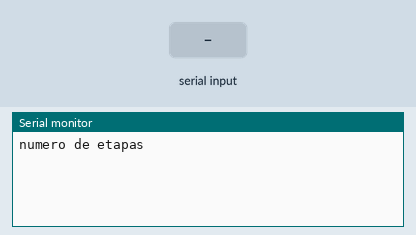
Simulated run of this program. Board: Arduino Uno, built with avr-gcc and run on an emulated ATmega328P. Shown: the last lines printed to the serial monitor. The inputs (shaded band) are chosen by the test bench.

Above: at 0.9 s.
1.0 s: "90,45,200\n" received over Serial
At 1.8 s:
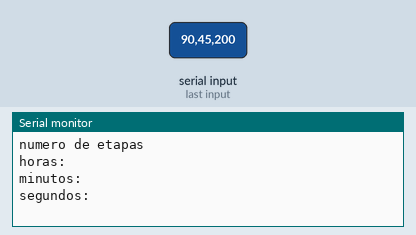
At 2.7 s:
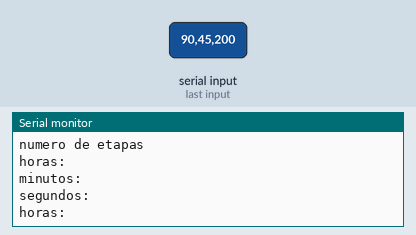

The program:

main.cpp
```cpp
//defina una estructura que indique el tiempo empleado por un ciclista en
//una etapa la estructura debe tener tres campos :horas,minutos y segundos
//escriba un programa que dado n etapas calcule el tiempo total empleado
//en corrrer todas la estapas.


#include<Arduino.h> // libreria principal

   struct Etapas {
   int horas;// variable
   int minutos; //variable entera
   int segundos;
}et[100];

void setup (){       //funcion principal

   Serial.begin(9600); // inicial puerto serial
   Serial.println(); //salto de linea

   int n_etapas,horasT=0,minutosT=0,segundosT=0;

  Serial.println("numero de etapas");//pedir al usuario el valor de x
  while (!Serial.available()) {} //pausar el codigo
  n_etapas= Serial.parseInt();//lo que escriba el usuario lo convierte

  for(int i=0;i<n_etapas;i++){

      Serial.println("horas:");//pedir al usuario el valor de x
      while (!Serial.available()) {} //pausar el codigo
      et[i].horas= Serial.parseInt();//lo que escriba el usuario lo convierte


      Serial.println("minutos:");//pedir al usuario el valor de x
      while (!Serial.available()) {} //pausar el codigo
      et[i].minutos= Serial.parseInt();//lo que escriba el usuario lo con

      Serial.println("segundos:");//pedir al usuario el valor de x
      while (!Serial.available()) {} //pausar el codigo
      et[i].segundos= Serial.parseInt();//lo que escriba el usuario lo con


        horasT=horasT + et[i].horas;
        minutosT=minutosT + et[i].minutos;
        if(minutosT>=60){
           minutosT-=60;
           horasT++;
       }

       segundosT=segundosT + et[i].segundos;
        if(segundosT>=60){
           segundosT-=60;
           minutosT++;

          }
      Serial.println(); //salto de linea
}


   Serial.println("\nTIEMPO TOTAL");
   Serial.println("HORAS"+ String(horasT));
   Serial.println("MINUTOS"+ String(minutosT));
   Serial.println("SEGUNDOS"+ String(segundosT));

}
void loop(){

}
```

Measured:
- after the input at 1.0 s, the serial monitor: prints a new line at once (image 1)
